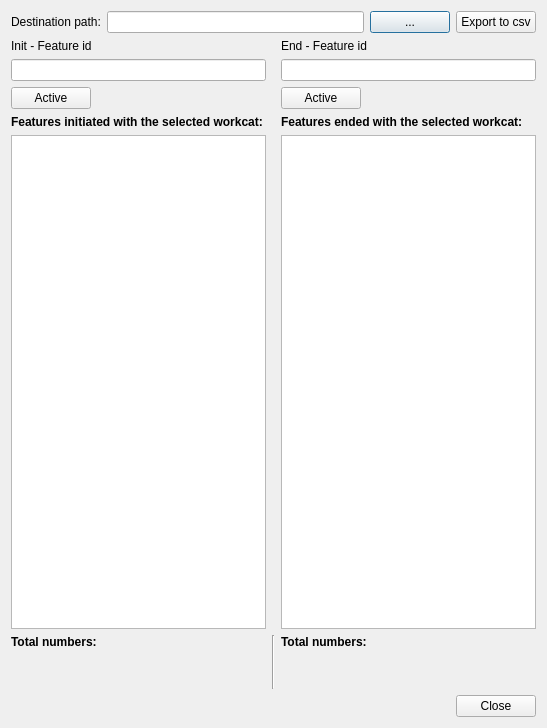
<?xml version="1.0" encoding="UTF-8"?>
<ui version="4.0">
 <class>dlg_search_workcat</class>
 <widget class="QDialog" name="dlg_search_workcat">
  <property name="geometry">
   <rect>
    <x>0</x>
    <y>0</y>
    <width>547</width>
    <height>728</height>
   </rect>
  </property>
  <property name="sizePolicy">
   <sizepolicy hsizetype="Fixed" vsizetype="Preferred">
    <horstretch>0</horstretch>
    <verstretch>0</verstretch>
   </sizepolicy>
  </property>
  <property name="windowTitle">
   <string>Workcat search</string>
  </property>
  <layout class="QVBoxLayout" name="verticalLayout">
   <item>
    <layout class="QHBoxLayout" name="horizontalLayout">
     <item>
      <widget class="QLabel" name="lbl_destination_path">
       <property name="text">
        <string>Destination path:</string>
       </property>
      </widget>
     </item>
     <item>
      <widget class="QLineEdit" name="txt_path"/>
     </item>
     <item>
      <widget class="QPushButton" name="btn_path">
       <property name="text">
        <string>...</string>
       </property>
      </widget>
     </item>
     <item>
      <widget class="QPushButton" name="btn_export_to_csv">
       <property name="text">
        <string>Export to csv</string>
       </property>
      </widget>
     </item>
    </layout>
   </item>
   <item>
    <layout class="QGridLayout" name="gridLayout">
     <property name="topMargin">
      <number>0</number>
     </property>
     <item row="2" column="2">
      <layout class="QGridLayout" name="gridLayout_3">
       <item row="0" column="0">
        <widget class="QPushButton" name="btn_state0">
         <property name="maximumSize">
          <size>
           <width>100000</width>
           <height>16777215</height>
          </size>
         </property>
         <property name="text">
          <string>Active</string>
         </property>
        </widget>
       </item>
       <item row="0" column="1">
        <spacer name="horizontalSpacer_3">
         <property name="orientation">
          <enum>Qt::Horizontal</enum>
         </property>
         <property name="sizeHint" stdset="0">
          <size>
           <width>40</width>
           <height>20</height>
          </size>
         </property>
        </spacer>
       </item>
      </layout>
     </item>
     <item row="2" column="0">
      <layout class="QGridLayout" name="gridLayout_2">
       <item row="0" column="1">
        <spacer name="horizontalSpacer_2">
         <property name="orientation">
          <enum>Qt::Horizontal</enum>
         </property>
         <property name="sizeHint" stdset="0">
          <size>
           <width>40</width>
           <height>20</height>
          </size>
         </property>
        </spacer>
       </item>
       <item row="0" column="0">
        <widget class="QPushButton" name="btn_state1">
         <property name="maximumSize">
          <size>
           <width>10000</width>
           <height>16777215</height>
          </size>
         </property>
         <property name="text">
          <string>Active</string>
         </property>
        </widget>
       </item>
      </layout>
     </item>
     <item row="4" column="2">
      <widget class="QTableView" name="tbl_psm_end">
       <property name="sortingEnabled">
        <bool>true</bool>
       </property>
      </widget>
     </item>
     <item row="3" column="0">
      <widget class="QLabel" name="lbl_feat_ini">
       <property name="font">
        <font>
         <weight>75</weight>
         <bold>true</bold>
        </font>
       </property>
       <property name="text">
        <string>Features initiated with the selected workcat:</string>
       </property>
      </widget>
     </item>
     <item row="7" column="0">
      <layout class="QGridLayout" name="gridLayout_7">
       <item row="0" column="0">
        <widget class="QLabel" name="lbl_total1">
         <property name="text">
          <string>&lt;html&gt;&lt;head/&gt;&lt;body&gt;&lt;p&gt;&lt;span style=&quot; font-weight:600;&quot;&gt;Total numbers:&lt;/span&gt;&lt;/p&gt;&lt;/body&gt;&lt;/html&gt;</string>
         </property>
        </widget>
       </item>
       <item row="1" column="2">
        <widget class="QLabel" name="lbl_total_gully">
         <property name="text">
          <string/>
         </property>
        </widget>
       </item>
       <item row="1" column="1">
        <widget class="QLabel" name="lbl_total_connec">
         <property name="text">
          <string/>
         </property>
        </widget>
       </item>
       <item row="2" column="0">
        <widget class="QLabel" name="lbl_total_node">
         <property name="text">
          <string/>
         </property>
        </widget>
       </item>
       <item row="2" column="1">
        <widget class="QLabel" name="lbl_total_element">
         <property name="text">
          <string/>
         </property>
        </widget>
       </item>
       <item row="1" column="0">
        <widget class="QLabel" name="lbl_total_arc">
         <property name="text">
          <string/>
         </property>
        </widget>
       </item>
       <item row="2" column="2">
        <widget class="QLabel" name="lbl_length">
         <property name="text">
          <string/>
         </property>
        </widget>
       </item>
      </layout>
     </item>
     <item row="1" column="0">
      <widget class="QLineEdit" name="txt_name"/>
     </item>
     <item row="7" column="2">
      <layout class="QGridLayout" name="gridLayout_8">
       <item row="1" column="1">
        <widget class="QLabel" name="lbl_total_connec_end">
         <property name="text">
          <string/>
         </property>
        </widget>
       </item>
       <item row="1" column="0">
        <widget class="QLabel" name="lbl_total_arc_end">
         <property name="text">
          <string/>
         </property>
        </widget>
       </item>
       <item row="2" column="0">
        <widget class="QLabel" name="lbl_total_node_end">
         <property name="text">
          <string/>
         </property>
        </widget>
       </item>
       <item row="1" column="2">
        <widget class="QLabel" name="lbl_total_gully_end">
         <property name="text">
          <string/>
         </property>
        </widget>
       </item>
       <item row="2" column="1">
        <widget class="QLabel" name="lbl_total_element_end">
         <property name="text">
          <string/>
         </property>
        </widget>
       </item>
       <item row="0" column="0">
        <widget class="QLabel" name="lbl_total2">
         <property name="text">
          <string>&lt;html&gt;&lt;head/&gt;&lt;body&gt;&lt;p&gt;&lt;span style=&quot; font-weight:600;&quot;&gt;Total numbers:&lt;/span&gt;&lt;/p&gt;&lt;/body&gt;&lt;/html&gt;</string>
         </property>
        </widget>
       </item>
       <item row="2" column="2">
        <widget class="QLabel" name="lbl_length_end">
         <property name="text">
          <string/>
         </property>
        </widget>
       </item>
      </layout>
     </item>
     <item row="0" column="0">
      <widget class="QLabel" name="lbl_init">
       <property name="text">
        <string>Init - Feature id</string>
       </property>
      </widget>
     </item>
     <item row="3" column="2">
      <widget class="QLabel" name="lbl_feat_end">
       <property name="font">
        <font>
         <weight>75</weight>
         <bold>true</bold>
        </font>
       </property>
       <property name="text">
        <string>Features ended with the selected workcat:</string>
       </property>
      </widget>
     </item>
     <item row="7" column="1">
      <widget class="Line" name="line">
       <property name="orientation">
        <enum>Qt::Vertical</enum>
       </property>
      </widget>
     </item>
     <item row="1" column="2">
      <widget class="QLineEdit" name="txt_name_end"/>
     </item>
     <item row="4" column="0">
      <widget class="QTableView" name="tbl_psm">
       <property name="sortingEnabled">
        <bool>true</bool>
       </property>
      </widget>
     </item>
     <item row="0" column="2">
      <widget class="QLabel" name="lbl_end">
       <property name="text">
        <string>End - Feature id</string>
       </property>
      </widget>
     </item>
    </layout>
   </item>
   <item>
    <layout class="QHBoxLayout" name="horizontalLayout_2">
     <item>
      <spacer name="horizontalSpacer">
       <property name="orientation">
        <enum>Qt::Horizontal</enum>
       </property>
       <property name="sizeHint" stdset="0">
        <size>
         <width>40</width>
         <height>20</height>
        </size>
       </property>
      </spacer>
     </item>
     <item>
      <widget class="QPushButton" name="btn_close">
       <property name="sizePolicy">
        <sizepolicy hsizetype="Fixed" vsizetype="Fixed">
         <horstretch>0</horstretch>
         <verstretch>0</verstretch>
        </sizepolicy>
       </property>
       <property name="text">
        <string>Close</string>
       </property>
      </widget>
     </item>
    </layout>
   </item>
  </layout>
 </widget>
 <resources/>
 <connections/>
</ui>
